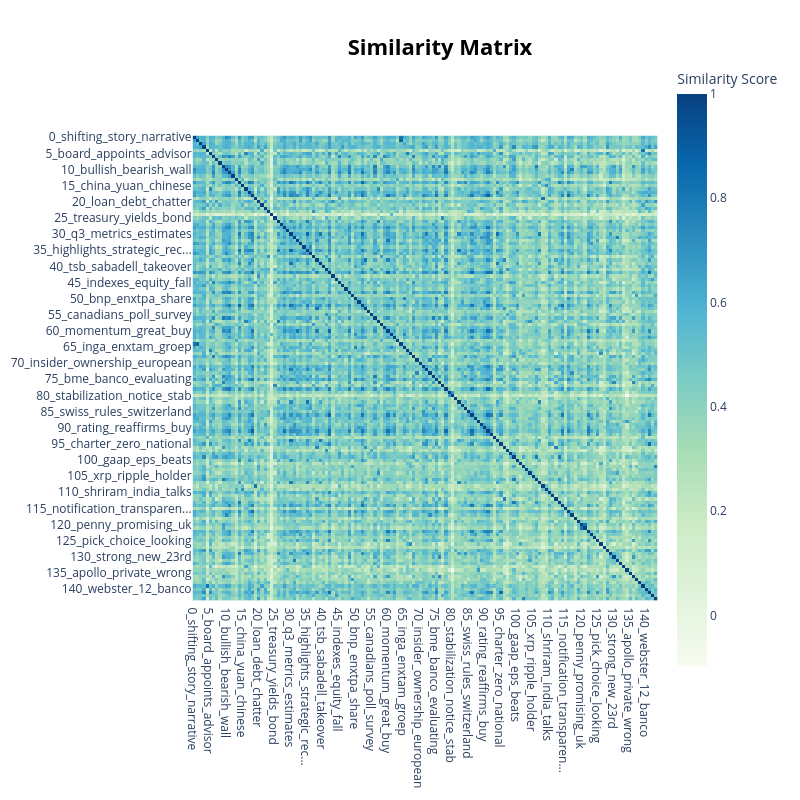

Notebook cell for this chart:
### Code cell
fig = topic_model.visualize_heatmap()
fig.show()

### Figure 1 — Plotly figure (JSON) as saved in the notebook; plotly's stock layout.template omitted (floating-point values rounded to 4 significant figures; data arrays with more than 128 entries replaced by an {"elided": "..."} marker saying what was removed)
{"data": [{"coloraxis": "coloraxis", "hovertemplate": "x: %{x}<br>y: %{y}<br>Similarity Score: %{z}<extra></extra>", "name": "0", "type": "heatmap", "x": {"elided": "144 str values"}, "xaxis": "x", "y": {"elided": "144 str values"}, "yaxis": "y", "z": {"elided": "144x144 float values"}}], "layout": {"coloraxis": {"colorbar": {"title": {"text": "Similarity Score"}}, "colorscale": [[0, "rgb(247,252,240)"], [0.125, "rgb(224,243,219)"], [0.25, "rgb(204,235,197)"], [0.375, "rgb(168,221,181)"], [0.5, "rgb(123,204,196)"], [0.625, "rgb(78,179,211)"], [0.75, "rgb(43,140,190)"], [0.875, "rgb(8,104,172)"], [1, "rgb(8,64,129)"]]}, "height": 800, "hoverlabel": {"bgcolor": "white", "font": {"family": "Rockwell", "size": 16}}, "legend": {"title": {"text": "Trend"}}, "margin": {"t": 60}, "showlegend": true, "title": {"font": {"color": "Black", "size": 22}, "text": "<b>Similarity Matrix</b>", "x": 0.55, "xanchor": "center", "y": 0.95, "yanchor": "top"}, "width": 800, "xaxis": {"anchor": "y", "constrain": "domain", "domain": [0, 1], "scaleanchor": "y"}, "yaxis": {"anchor": "x", "autorange": "reversed", "constrain": "domain", "domain": [0, 1]}}}
